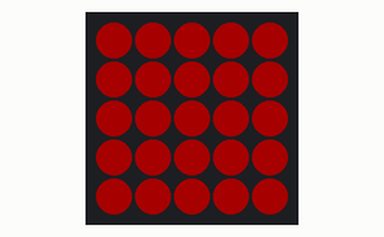
This sketch was run on a simulated ESP32. Parts: 5×5 RGB LED matrix (first LED top left, wired row by row). Dim RGB values are drawn brighter than linear.

Above: at 0.1 s.
At 0.61 s:
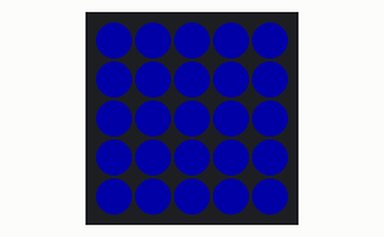

Measured:
- by itself, everything shown: repeats every 0.61 s, in 3 steps

The sketch:

m5atom-tutorial.ino
```cpp
#include "M5Atom.h "//をインクルードします。
/* M5Atomが起動またはリセットされた後
setUp()関数内のプログラムが実行され、この部分は一度だけ実行されます。
在M5Atom 启动或者复位后，即会开始执行setup()，函数中的序，该部分只会执行一次 */
void setup(){
    M5.begin(true, false, true); //シリアルポートバッファをクリアし、シリアルポートのボーレートを115200に設定し、LEDマトリックスを初期化する。 清空串口缓区,设置串口波特率为115200；初始化led矩阵
    delay(50);
    M5.dis.fillpix(0xff0000); // 0xff0000をLEDドットマトリクス全体に塗りつぶす。 将 0xff0000 填充至整个LED点阵
}
/* setup()のプログラムが実行された後、loop()のプログラムが実行されます。
loop()関数は、プログラムが繰り返し実行される無限ループです
在setup()函数中的位序执行完后，会接着执行loop()函数中的位序执行。
loop()函数是一个死循，其中的序会不断的重复运行 */
void loop(){
    delay(50);
    M5.dis.fillpix(0xff0000);

    delay(50);
    M5.dis.fillpix(0x00ff00);

    delay(50);
    M5.dis.fillpix(0x0000ff);
}
```
